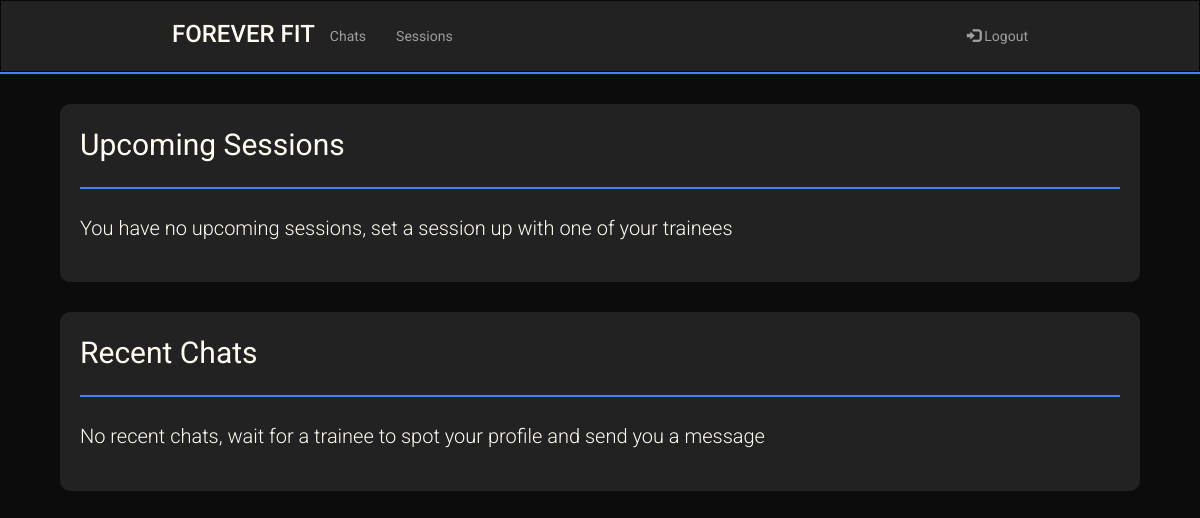
Page /Home (signed in) on the earlier database version.
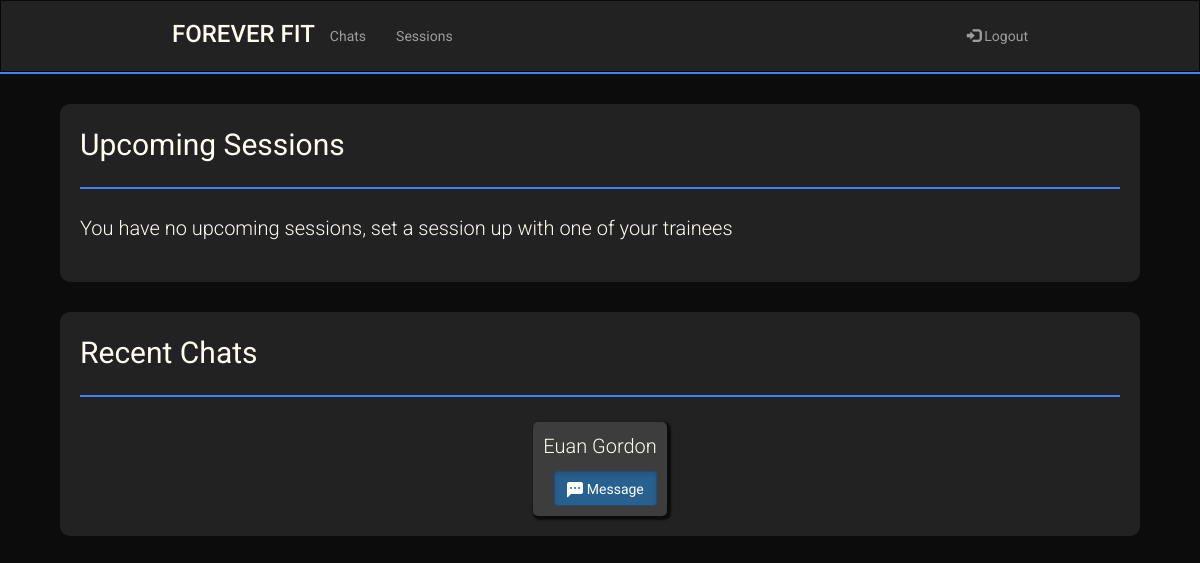
Same page on the later database version.
### sql_db.py (models this page shows)
class UserRooms(UserMixin,db.Model):
    __tablename__ = 'user_rooms'
    id = db.Column(db.Integer, primary_key = True, autoincrement = True)
    trainee_username = db.Column(db.String(80),db.ForeignKey('user.username'))
    trainee_fname = db.Column(db.String(80))
    trainee_lname = db.Column(db.String(80))
    trainer_username = db.Column(db.String(80),db.ForeignKey('user.username'))
    trainer_fname = db.Column(db.String(80))
    trainer_lname = db.Column(db.String(80))

### routes.py (the view)
@app.route('/Home')
@login_required
def Home():
    if(current_user.isTrainer != True):
        recent_rooms = get_limit_rooms_by_trainee_id(current_user.username,2)
        return render_template('home.html',recent_rooms=recent_rooms)
    else:
        recent_rooms = get_limit_rooms_by_trainer_id(current_user.username,2)
        return render_template('trainer-home.html',recent_rooms=recent_rooms)

### main.py (called while the page is built)
    @login.user_loader
    def load_user(uname):
        return User.query.get(uname)

### sql_db.py (called while the page is built)
def get_limit_rooms_by_trainer_id(uname,limit):
    return UserRooms.query.filter_by(trainer_username = uname).order_by(desc(UserRooms.id)).limit(limit).all()

### templates/trainer-home.html (shortened to what this page needs)
<!DOCTYPE html>
<html lang="en">
    <head>
        <link rel="stylesheet" href="https://maxcdn.bootstrapcdn.com/bootstrap/3.4.1/css/bootstrap.min.css" />
        <link rel="stylesheet" href="../static/main.css" />
    </head>
    <body>
        <header>
            <nav class="navbar navbar-inverse" style="border-radius: 0px; margin-bottom: 0px;">
                <div class="container-fluid">
                    <div class="navbar-header mobile-center">
                        <h3 class="logo" href="#">FOREVER FIT</h3>
                    </div>
                    <ul class="nav navbar-nav laptop">
                        <li><a href="/chats">Chats</a></li>
                        <li><a href="/TrainingSessions">Sessions</a></li>
                    </ul>
                    <ul class="nav navbar-nav navbar-right laptop">
                        <li>
                            <a href="/logout"><span class="glyphicon glyphicon-log-in"></span> Logout</a>
                        </li>
                    </ul>
                </div>
            </nav>
            <hr class="header-hr"/>
        </header>
        <main>
            <div class=" widget-holder">
                <div class="widget">
                    <div class="big">Upcoming Sessions</div>
                    <hr>
                    <div class="small">You have no upcoming sessions, set a session up with one of your trainees</div>
                    <br>
                </div>
                <div class="widget">
                    <div class="big">Recent Chats</div>
                    <hr>
                    {% if recent_rooms %}
                        <div class="flex-row">
                            {% for rooms in recent_rooms %}
                                <div class="home-trainer">
                                    <p class="small">{{rooms.trainee_fname}} {{rooms.trainee_lname}}</p>
                                    <a href="/chat/{{rooms.trainee_username}}" class="btn btn-primary active btn-right" role="button">
                                        Message
                                    </a>
                                </div>
                            {% endfor %}
                        </div>
                    {% else %}
                        <div class="small">No recent chats, wait for a trainee to spot your profile and send you a message</div>
                        <br>
                    {%endif%}
                </div>
            </div>
        </main>
    </body>
</html>

Differences in the rows shown:
added UserRooms: trainee_fname "Euan", trainee_lname "Gordon"
Other differences:
text no longer shown: "No recent chats, wait for a trainee to spot your profile and send you a message"
